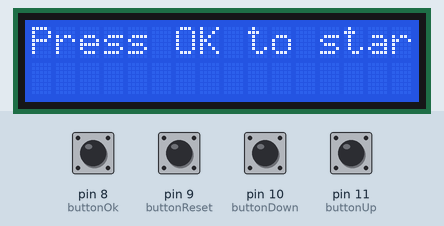
Recording of a sketch running on a simulated Arduino Uno, built with avr-gcc and run on an emulated ATmega328P. Parts: 16×2 character LCD. Inputs (shaded band) come from the test bench; at power-on: pin 8 (buttonOk), pin 9 (buttonReset), pin 10 (buttonDown), pin 11 (buttonUp) HIGH.

Above: at 1.2 s.
1.3 s: pin 8 (buttonOk) pulled LOW for 1.2 s
At 2.5 s:
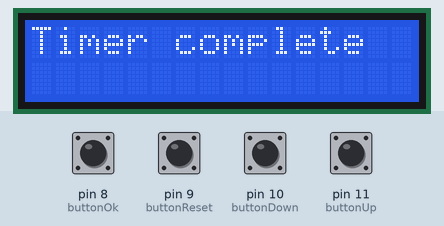
4.0 s: pin 9 (buttonReset) pulled LOW for 1.2 s
At 5.3 s:
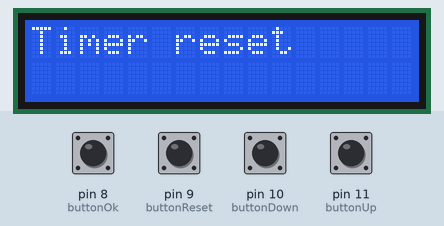
6.7 s: pin 10 (buttonDown) pulled LOW for 1.2 s
At 7.9 s:
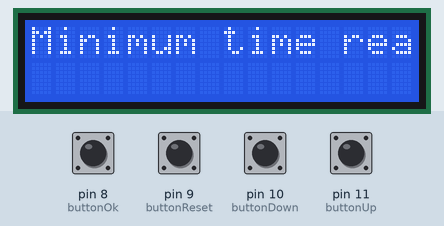
9.4 s: pin 11 (buttonUp) pulled LOW for 1.2 s
At 10.4 s:
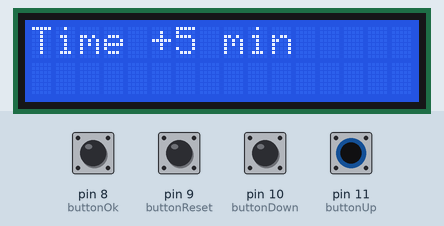
12.1 s: pin 8 (buttonOk) pulled LOW for 1.2 s
At 13.8 s:
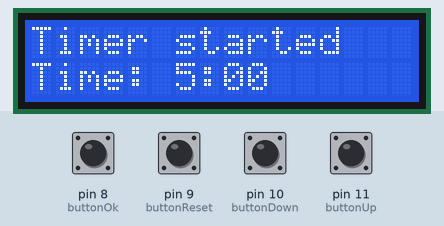
17.4 s: pin 11 (buttonUp) pulled LOW for 1.2 s
At 18.9 s:
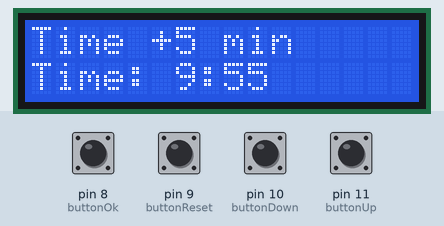
Timing chart, 0 to 20.4 s (numbered marks = the images above; inputs shaded):
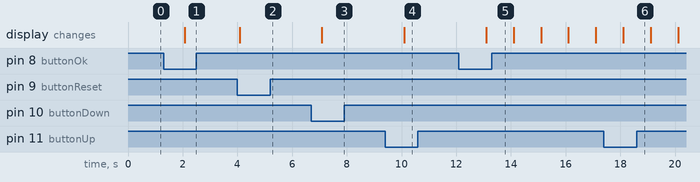

The sketch:

timer.ino
```cpp
#include <LiquidCrystal.h>

LiquidCrystal lcd(7, 6, 5, 4, 3, 2);  // Define LCD

const int buttonOk = 8;
const int buttonReset = 9;
const int buttonUp = 11;
const int buttonDown = 10;

unsigned long timerDuration = 0;  // Timer duration in seconds
unsigned long startTime = 0;     // Time when the timer started

void setup() {
  lcd.begin(16, 2);
  lcd.print("Press OK to start");

  pinMode(buttonOk, INPUT_PULLUP);
  pinMode(buttonReset, INPUT_PULLUP);
  pinMode(buttonUp, INPUT_PULLUP);
  pinMode(buttonDown, INPUT_PULLUP);
}

void loop() {
  // Check buttons
  if (digitalRead(buttonOk) == LOW && startTime == 0) {
    startTimer();
  }
  if (digitalRead(buttonReset) == LOW) {
    resetTimer();
  }
  if (digitalRead(buttonUp) == LOW) {
    incrementTimer(300);  // Add 5 minutes
  }
  if (digitalRead(buttonDown) == LOW) {
    decrementTimer(300);  // Subtract 5 minutes
  }

  // Update and display timer
  updateTimer();
  delay(1000);  // Update every second
}

void startTimer() {
  lcd.clear();
  lcd.print("Timer started");
  startTime = millis();  // Record start time
}

void resetTimer() {
  lcd.clear();
  lcd.print("Timer reset");
  timerDuration = 0;
  startTime = 0;
}

void incrementTimer(unsigned long increment) {
  lcd.clear();
  lcd.print("Time +5 min");
  timerDuration += increment;
}

void decrementTimer(unsigned long decrement) {
  if (timerDuration >= decrement) {
    lcd.clear();
    lcd.print("Time -5 min");
    timerDuration -= decrement;
  } else {
    lcd.clear();
    lcd.print("Minimum time reached");
  }
}

void updateTimer() {
  if (startTime != 0) {
    unsigned long elapsedSeconds = (millis() - startTime) / 1000;
    unsigned long remainingSeconds = (timerDuration > elapsedSeconds) ? (timerDuration - elapsedSeconds) : 0;

    lcd.setCursor(0, 1);
    lcd.print("Time: ");
    lcd.print(remainingSeconds / 60);  // Minutes
    lcd.print(":");
    if ((remainingSeconds % 60) < 10) {
      lcd.print("0");  // Add leading zero for seconds less than 10
    }
    lcd.print(remainingSeconds % 60);  // Seconds

    if (remainingSeconds == 0) {
      lcd.clear();
      lcd.print("Timer complete");
      startTime = 0;  // Reset timer after countdown
    }
  }
}
```

Measured:
- after the input at 1.3 s, the display: changes after 0.77 s (image 1)
- after the input at 4.0 s, the display: changes after 0.08 s (image 2)
- after the input at 6.7 s, the display: changes after 0.39 s (image 3)
- after the input at 9.4 s, the display: changes after 0.69 s (image 4)
- after the input at 12.1 s, the display: changes after 1.0 s (image 5)
- after the input at 17.4 s, the display: changes after 0.71 s (image 6)
